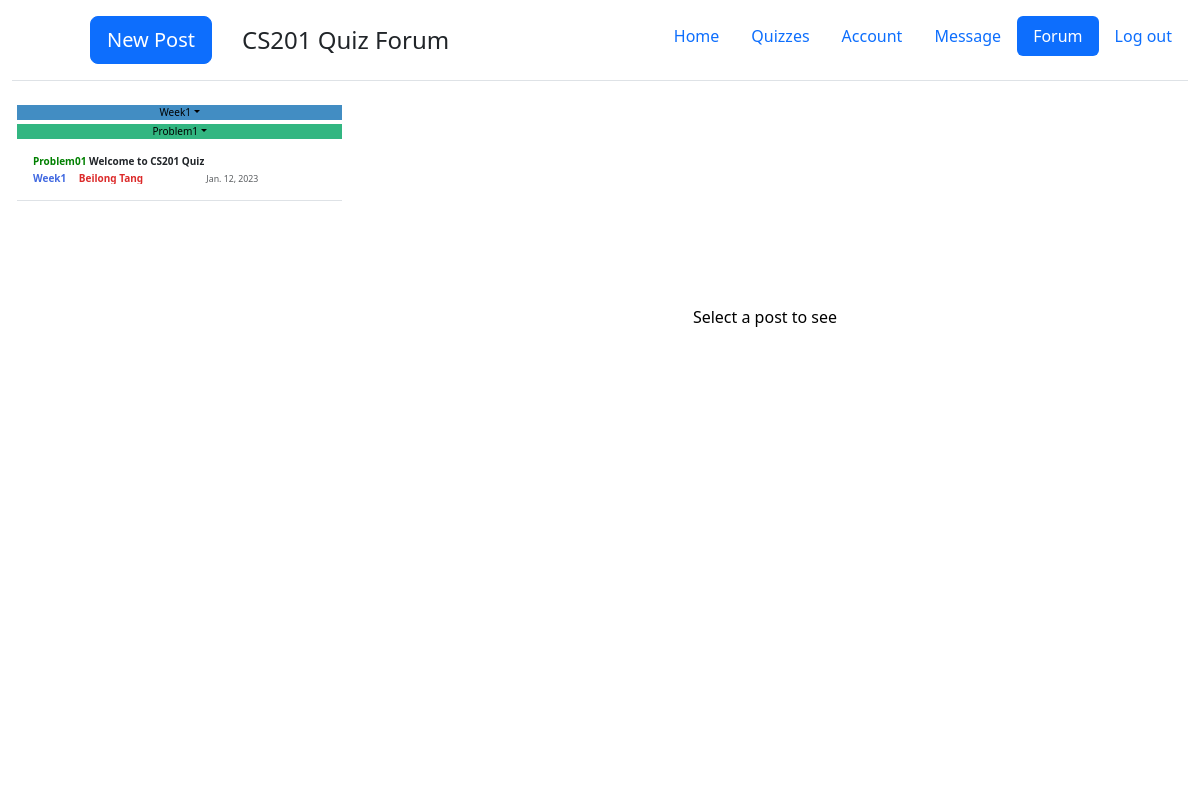
/cs201/forum101 (signed in), run on an earlier commit of the app's database.
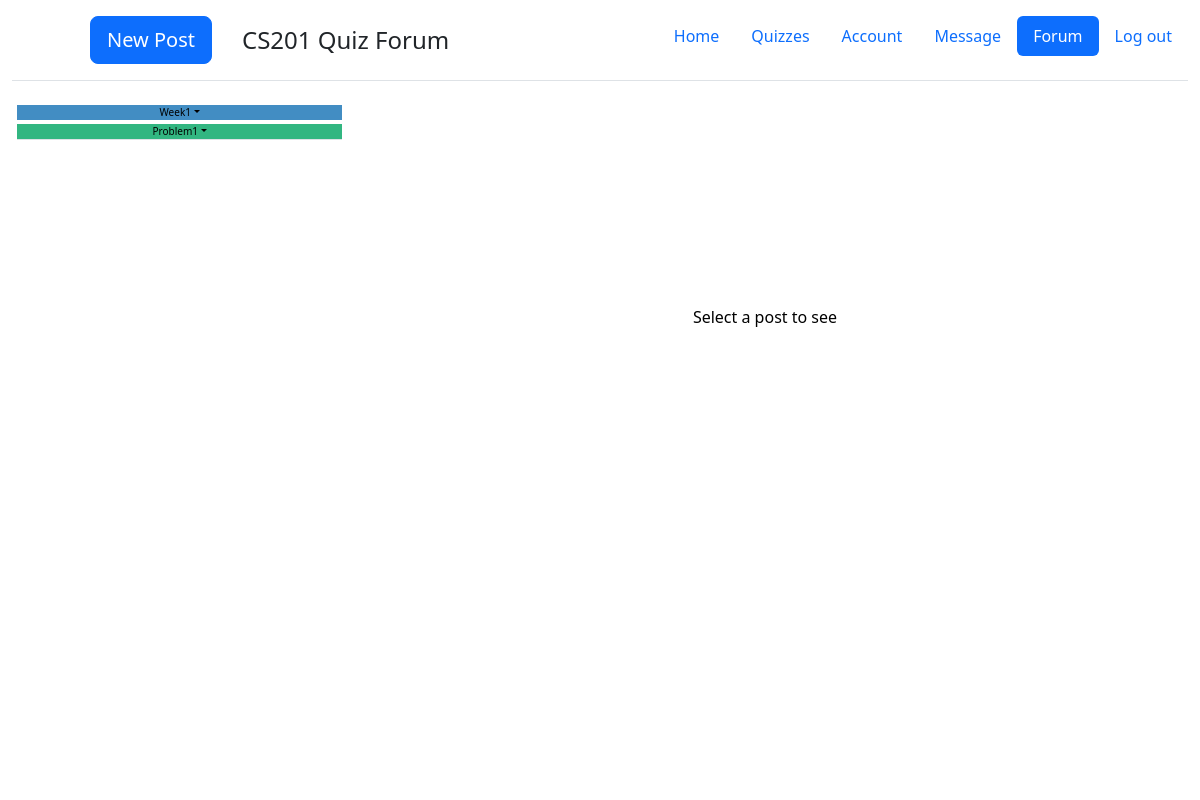
And on a later commit of the database.
### forum/models.py (models this page shows, shortened)
class Post(models.Model):
    text=models.TextField()
    author_name= models.CharField(max_length=50)
    author_netid = models.CharField(max_length=8)
    pub_date = models.DateTimeField(default=datetime.datetime.strptime('2022-7-26 6:00','%Y-%m-%d %H:%M').astimezone(datetime.timezone(datetime.timedelta(hours=0))))
    title = models.CharField(max_length=100)
    level = models.IntegerField(default=0) # Asynchorons or Shown to everyone
    question_id = models.IntegerField(default=0) #
    category = models.IntegerField(default=0) # This is the week id

### forum/views.py (the view)
# urls.py: path('<str:filt>', views.forum,name='forum'),
def forum(request,filt):
    context={}
    student = Student.objects.get(student_netid=request.user.username)
    student.online_time, student.offline_time  = record_online_time()
    student.save()
    post_seen = list(map(int,list(filter(lambda x:x!='',student.forum_seen.split(',')))))
    comment_seen = list(map(int,(list(filter(lambda x: x!="", student.comment_seen.split(','))))))
    post_star = list(map(int,(list(filter(lambda x: x!="", student.forum_star.split(','))))))
    if filt == 'All':
        context['post']=Post.objects.all().order_by('-pub_date')
    elif filt =='Star':
        post = [Post.objects.get(id=star_id) for star_id in post_star]
        context['post']= post
    elif filt[0:2]=='We':
        week = int(filt[4:])
        context['post'] = Post.objects.filter(question_id__gte=week*100 ,question_id__lte=(week+1)*100).order_by('-pub_date')
        context['first']=filt
        context['problem'] = Questiondict.objects.filter(question_id__gte=week*100 ,question_id__lte=(week+1)*100).order_by('question_id')
    else :
        question_id = int(filt)
        week = int(filt[0:1])
        context['post'] = Post.objects.filter(question_id=question_id).order_by('-pub_date')
        context['problem']=Questiondict.objects.filter(question_id__gte=100*week,question_id__lte=100*(week+1)).order_by('question_id')
        context['first']="Week"+str(week)
    context['post_star']=post_star
    context['post_seen']=post_seen
    context['filt']=filt
    context['comment_seen']= [Comment.objects.get(id=comment_id).post_id for comment_id in comment_seen]
    return render(request, 'forum/forum.html',context)

### forum/views.py (called while the page is built)
def record_online_time(minute = 30):
    tim = datetime.datetime.utcnow().astimezone(datetime.timezone(datetime.timedelta(hours=0))) #UTC Time
    return tim, tim+datetime.timedelta(minutes=minute)

### quiz/templatetags/my_tags.py (called while the page is built, shortened)
@register.filter
def date(date):
    return date.date()

@register.filter
def show_category(level):
    if level==0:
        return 'Week1'

@register.filter
def show_question(question_id):
    s = str(question_id)[1:]
    return 'Problem'+s

@register.filter
def title1(name):
    if name[0:2]!='We' and name[0:2]!='St' and name[0:2]!='Al':
        return 'Week' + str(name[0:1])
    return name

@register.filter
def title2(name):
    if name[0:2]=='We':
        return 'All'
    return 'Problem' + str(int(name[1:]))

### forum/templates/forum/forum.html (shortened to what this page needs)
<!doctype html>
<html lang="en" class="h-100">
  <head>
{% load static %}
{% load my_tags%}
<link rel = "stylesheet" type ="text/css" href = "{% static 'quiz/bootstrap/css/bootstrap.min.css' %}">
<link rel = "stylesheet" type ="text/css" href = "{% static 'forum/sidebars.css' %}">
  </head>
  <body class="d-flex h-100 text-center text-black bg-white">
    <div class="container-fluid d-flex w-100 h-100  mx-auto flex-column" style='width:1800px'>
      <header class="d-flex flex-wrap justify-content-center py-3 mb-4 border-bottom">
        <a  class="d-flex align-items-center mb-3 mb-md-0 me-md-auto text-dark text-decoration-none">
          <svg class="bi me-2" width="40" height="32"><use xlink:href="#bootstrap"/></svg>
          <button type="button" class="btn btn-primary btn-lg" style="margin-left:30px" onclick="newpost()">New Post</button>
          <span class="fs-4" style='margin-left:30px'>CS201 Quiz Forum</span>
        </a>
        <ul class="nav nav-pills">
          <li class="nav-item"><a href="{% url 'quiz:userface' %}" class="nav-link " aria-current="page">Home</a></li>
        <li class="nav-item"><a href="{% url 'quiz:assignment'  %}" class="nav-link">Quizzes</a></li>
        <li class="nav-item"><a href="{% url 'quiz:account'  %}" class="nav-link">Account</a></li>
        <li class="nav-item"><a href="{% url 'quiz:message'  %}" class="nav-link">Message</a></li>
        <li class="nav-item"><a href="{% url 'forum:forum' 'All' %}" class="nav-link active">Forum</a></li>
        <li class="nav-item"><a href="#" class="nav-link" onclick="go()">Log out</a></li>
        </ul>
      </header>
    <main class="d-flex ">
              <div class="d-flex flex-column align-items-stretch flex-shrink-0 bg-white" style="width: 325px;font-size:10px;margin-left:5px;" id ='sidebar'>
                    <div class='row'>
                          <div class='col-md-12'>
                            <a class="nav-link dropdown-toggle " href="#" id="dropdown01" data-bs-toggle="dropdown" aria-expanded="false" style="background:rgb(66, 141, 195)">{{filt|title1}}</a>
                          </div>
                          {% if problem %}
                          <div class='col-md-12'>
                            <a class="nav-link dropdown-toggle " href="#" id="dropdown01" data-bs-toggle="dropdown" aria-expanded="false" style="background:rgb(50, 182, 129);margin-top:4px">{{filt|title2}}</a>
                          </div>
                          {% endif %}
                    </div>
                <div class="list-group list-group-flush border-bottom scrollarea" style="overflow:auto;white-space:nowrap" id='siding'>
                  {% for c in post %}
                  <button  class="list-group-item list-group-item-action py-3 lh-sm  " id="{{c.id}}" aria-current="true" onclick='another({{c.id}})'>
                    <div class="d-flex w-100 align-items-center justify-content-between">
                      <strong class="mb-1" style="overflow: hidden;text-overflow: ellipsis;word-break:keep-all;white-space:nowrap;display:block;">
                        <strong style='color:green'>{{c.question_id|show_question}}</strong> {{c.title}}</strong>
                    </div>
                                      <div class='row'>
                                        <div class="col-md-6 " style="overflow: hidden;text-overflow: ellipsis;word-break:keep-all;white-space:nowrap;display:block;text-align:left">
                                          <a style='color:red' name='category'><strong>{{c.category|show_category}}</strong></a>
                                          {% if c.level == 0 %}
                                            <strong style='margin-left:10px' name='colorauthor'>{{c.author_name}}</strong>
                                          {% else %}
                                            <strong style='margin-left:10px' name='colorauthor'>Anonymous</strong>
                                          {% endif %}
                                        </div>
                                          <div class ='col-md-4' style=''>
                                            <small class="text-muted" style=''>{{c.pub_date|date}}</small>
                                          </div>
                                            <div class='col-md-2 ' style='font-size:1px'>
                                            </div>
                                      </div>
                    </button>
                  {%endfor%}
                </div>
              </div>
        <div class="d-flex flex-column align-items-stretch flex-shrink-0 bg-white" style='background-color:purple;margin:0 auto;width:800px;margin-top:200px'>
          Select a post to see
        </div>
    </main>
</div>
  </body>
</html>

### forum/static/forum/sidebars.css (style rules this page uses)
body { min-height: 100vh; min-height: -webkit-fill-available; }
html { height: -webkit-fill-available; }
main { height: 100vh; height: -webkit-fill-available; max-height: 100vh; overflow-x: auto; overflow-y: hidden; }
.dropdown-toggle { outline: 0; }
.scrollarea { overflow-y: auto; }

What changed in the data, as far as the page shows it:
removed Post: question_id|show_question "Problem01", title "Welcome to CS201 Quiz", category|show_category "Week1", author_name "Beilong Tang", pub_date "Jan. 12, 2023"
